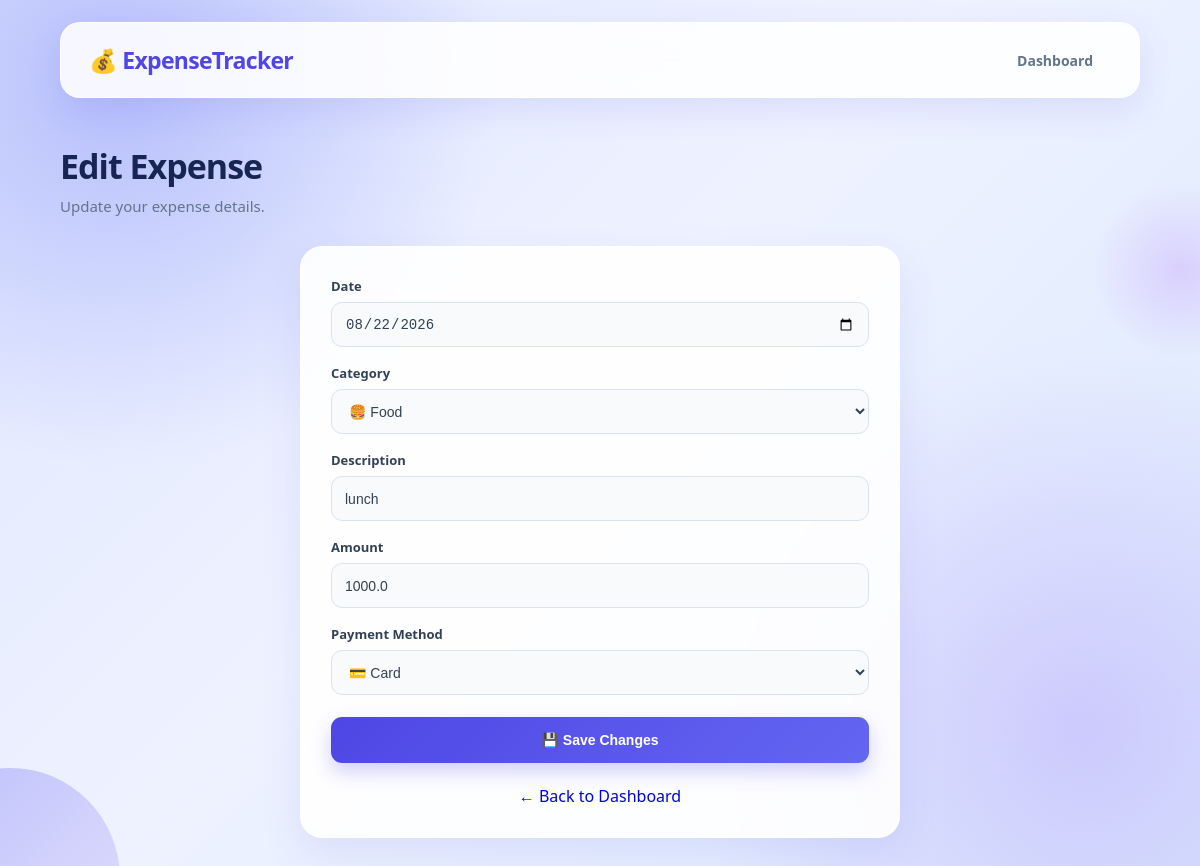
Page /edit/2 on the committed database.
### tables this page shows
CREATE TABLE expenses (

            id INTEGER PRIMARY KEY AUTOINCREMENT,

            date TEXT NOT NULL,

            category TEXT NOT NULL,

            description TEXT NOT NULL,

            amount REAL NOT NULL,

            payment TEXT NOT NULL

        );

### app.py (the view, shortened to what this page needs)
@app.route("/edit/<int:id>", methods=["GET", "POST"])
def edit_expense(id):
    connection = get_db_connection()
    expense = connection.execute(
        """
        SELECT *
        FROM expenses
        WHERE id = ?
        """,
        (id,)
    ).fetchone()
    if expense is None:
        connection.close()
        return "Expense not found", 404
    connection.close()
    return render_template(
        "edit.html",
        expense=expense
    )

### app.py (called while the page is built)
def get_db_connection():
    connection = sqlite3.connect("expense_tracker.db")
    connection.row_factory = sqlite3.Row
    return connection

### templates/edit.html (shortened to what this page needs)
<!DOCTYPE html>
<html lang="en">
<head>
    <link rel="stylesheet" href="{{ url_for('static', filename='style.css') }}">
</head>
<body>
<header>
    <div class="logo">💰 ExpenseTracker</div>
    <nav><a href="/">Dashboard</a></nav>
</header>
<div class="container">
    <div class="page-title">
        <h1>Edit Expense</h1>
        <p>Update your expense details.</p>
    </div>
    <div class="form-card" style="max-width:600px; margin:auto;">
        <form action="/edit/{{ expense['id'] }}" method="POST">
            <div class="form-group">
                <label for="date">Date</label>
                <input type="date" id="date" name="date" value="{{ expense['date'] }}" required>
            </div>
            <div class="form-group">
                <label for="category">Category</label>
                <select id="category" name="category" required>
                    <option value="Food" {% if expense['category'] == 'Food' %}selected{% endif %}>🍔 Food</option>
                </select>
            </div>
            <div class="form-group">
                <label for="description">Description</label>
                <input type="text" id="description" name="description" value="{{ expense['description'] }}" required>
            </div>
            <div class="form-group">
                <label for="amount">Amount</label>
                <input type="number" id="amount" name="amount" value="{{ expense['amount'] }}" min="0" step="0.01" required>
            </div>
            <div class="form-group">
                <label for="payment">Payment Method</label>
                <select id="payment" name="payment" required>
                    <option value="Card" {% if expense['payment'] == 'Card' %}selected{% endif %}>💳 Card</option>
                </select>
            </div>
            <button type="submit">💾 Save Changes</button>
            <br><br>
            <a href="/" style="display:block; text-align:center; text-decoration:none;">← Back to Dashboard</a>
        </form>
    </div>
</div>
</body>
</html>

### rows in the picture
expenses: date "08/22/2026", category "🍔 Food", description "lunch", amount "1000.0", payment "💳 Card"
